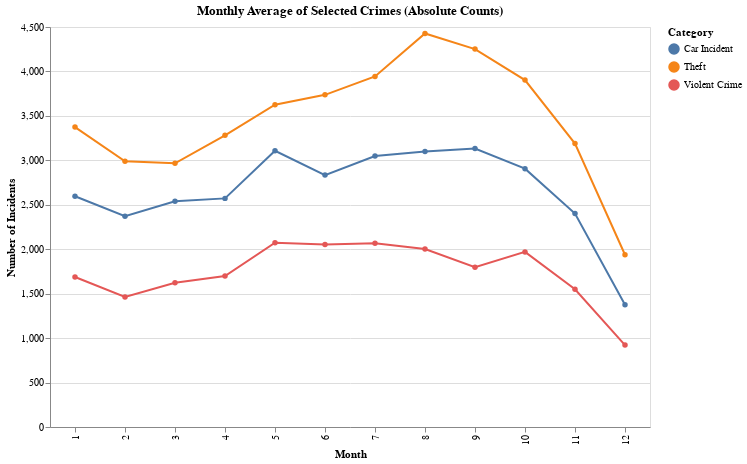

Notebook code for this chart:
### Code cell
# Monthly absolute counts as line graph
chart_monthly = alt.Chart(monthly_count).mark_line(point=True).encode(
    x=alt.X('MONTH:O', title='Month', sort='ascending'),
    y=alt.Y('Count:Q', title='Number of Incidents'),
    color='Category:N',
    tooltip=['MONTH', 'Category', 'Count']
).properties(
    title='Monthly Average of Selected Crimes (Absolute Counts)',
    width=600,
    height=400
)

chart_monthly

### Figure 1 — Vega specification as saved in the notebook (floating-point values rounded to 4 significant figures)
{"$schema": "https://vega.github.io/schema/vega/v5.json", "data": [{"name": "source_0", "values": [{"MONTH": 1, "Category": "Car Incident", "Count": 2596}, {"MONTH": 1, "Category": "Theft", "Count": 3374}, {"MONTH": 1, "Category": "Violent Crime", "Count": 1688}, {"MONTH": 2, "Category": "Car Incident", "Count": 2372}, {"MONTH": 2, "Category": "Theft", "Count": 2989}, {"MONTH": 2, "Category": "Violent Crime", "Count": 1462}, {"MONTH": 3, "Category": "Car Incident", "Count": 2540}, {"MONTH": 3, "Category": "Theft", "Count": 2967}, {"MONTH": 3, "Category": "Violent Crime", "Count": 1622}, {"MONTH": 4, "Category": "Car Incident", "Count": 2572}, {"MONTH": 4, "Category": "Theft", "Count": 3281}, {"MONTH": 4, "Category": "Violent Crime", "Count": 1698}, {"MONTH": 5, "Category": "Car Incident", "Count": 3108}, {"MONTH": 5, "Category": "Theft", "Count": 3626}, {"MONTH": 5, "Category": "Violent Crime", "Count": 2074}, {"MONTH": 6, "Category": "Car Incident", "Count": 2834}, {"MONTH": 6, "Category": "Theft", "Count": 3737}, {"MONTH": 6, "Category": "Violent Crime", "Count": 2052}, {"MONTH": 7, "Category": "Car Incident", "Count": 3048}, {"MONTH": 7, "Category": "Theft", "Count": 3944}, {"MONTH": 7, "Category": "Violent Crime", "Count": 2066}, {"MONTH": 8, "Category": "Car Incident", "Count": 3100}, {"MONTH": 8, "Category": "Theft", "Count": 4427}, {"MONTH": 8, "Category": "Violent Crime", "Count": 2002}, {"MONTH": 9, "Category": "Car Incident", "Count": 3133}, {"MONTH": 9, "Category": "Theft", "Count": 4252}, {"MONTH": 9, "Category": "Violent Crime", "Count": 1798}, {"MONTH": 10, "Category": "Car Incident", "Count": 2906}, {"MONTH": 10, "Category": "Theft", "Count": 3903}, {"MONTH": 10, "Category": "Violent Crime", "Count": 1970}, {"MONTH": 11, "Category": "Car Incident", "Count": 2401}, {"MONTH": 11, "Category": "Theft", "Count": 3189}, {"MONTH": 11, "Category": "Violent Crime", "Count": 1550}, {"MONTH": 12, "Category": "Car Incident", "Count": 1375}, {"MONTH": 12, "Category": "Theft", "Count": 1938}, {"MONTH": 12, "Category": "Violent Crime", "Count": 922}]}, {"name": "data_0", "values": [{"Category": "Car Incident", "Count": 2596, "MONTH": 1}, {"Category": "Theft", "Count": 3374, "MONTH": 1}, {"Category": "Violent Crime", "Count": 1688, "MONTH": 1}, {"Category": "Car Incident", "Count": 2372, "MONTH": 2}, {"Category": "Theft", "Count": 2989, "MONTH": 2}, {"Category": "Violent Crime", "Count": 1462, "MONTH": 2}, {"Category": "Car Incident", "Count": 2540, "MONTH": 3}, {"Category": "Theft", "Count": 2967, "MONTH": 3}, {"Category": "Violent Crime", "Count": 1622, "MONTH": 3}, {"Category": "Car Incident", "Count": 2572, "MONTH": 4}, {"Category": "Theft", "Count": 3281, "MONTH": 4}, {"Category": "Violent Crime", "Count": 1698, "MONTH": 4}, {"Category": "Car Incident", "Count": 3108, "MONTH": 5}, {"Category": "Theft", "Count": 3626, "MONTH": 5}, {"Category": "Violent Crime", "Count": 2074, "MONTH": 5}, {"Category": "Car Incident", "Count": 2834, "MONTH": 6}, {"Category": "Theft", "Count": 3737, "MONTH": 6}, {"Category": "Violent Crime", "Count": 2052, "MONTH": 6}, {"Category": "Car Incident", "Count": 3048, "MONTH": 7}, {"Category": "Theft", "Count": 3944, "MONTH": 7}, {"Category": "Violent Crime", "Count": 2066, "MONTH": 7}, {"Category": "Car Incident", "Count": 3100, "MONTH": 8}, {"Category": "Theft", "Count": 4427, "MONTH": 8}, {"Category": "Violent Crime", "Count": 2002, "MONTH": 8}, {"Category": "Car Incident", "Count": 3133, "MONTH": 9}, {"Category": "Theft", "Count": 4252, "MONTH": 9}, {"Category": "Violent Crime", "Count": 1798, "MONTH": 9}, {"Category": "Car Incident", "Count": 2906, "MONTH": 10}, {"Category": "Theft", "Count": 3903, "MONTH": 10}, {"Category": "Violent Crime", "Count": 1970, "MONTH": 10}, {"Category": "Car Incident", "Count": 2401, "MONTH": 11}, {"Category": "Theft", "Count": 3189, "MONTH": 11}, {"Category": "Violent Crime", "Count": 1550, "MONTH": 11}, {"Category": "Car Incident", "Count": 1375, "MONTH": 12}, {"Category": "Theft", "Count": 1938, "MONTH": 12}, {"Category": "Violent Crime", "Count": 922, "MONTH": 12}]}, {"name": "source_0_x_domain_MONTH_0", "values": [{"MONTH": 1}, {"MONTH": 2}, {"MONTH": 3}, {"MONTH": 4}, {"MONTH": 5}, {"MONTH": 6}, {"MONTH": 7}, {"MONTH": 8}, {"MONTH": 9}, {"MONTH": 10}, {"MONTH": 11}, {"MONTH": 12}]}, {"name": "data_0_x_domain_MONTH_1", "values": [{"MONTH": 1}, {"MONTH": 2}, {"MONTH": 3}, {"MONTH": 4}, {"MONTH": 5}, {"MONTH": 6}, {"MONTH": 7}, {"MONTH": 8}, {"MONTH": 9}, {"MONTH": 10}, {"MONTH": 11}, {"MONTH": 12}]}, {"name": "source_0_color_domain_Category_0", "values": [{"Category": "Car Incident"}, {"Category": "Theft"}, {"Category": "Violent Crime"}]}, {"name": "data_0_color_domain_Category_1", "values": [{"Category": "Car Incident"}, {"Category": "Theft"}, {"Category": "Violent Crime"}]}], "marks": [{"type": "group", "name": "layer_0_pathgroup", "from": {"facet": {"data": "source_0", "name": "faceted_path_layer_0_main", "groupby": ["Category"]}}, "encode": {"update": {"height": {"field": {"signal": null, "datum": null, "group": "height", "parent": null}}, "width": {"field": {"signal": null, "datum": null, "group": "width", "parent": null}}}}, "marks": [{"type": "line", "name": "layer_0_marks", "from": {"data": "faceted_path_layer_0_main"}, "sort": {"field": "x"}, "encode": {"update": {"stroke": {"field": "Category", "scale": "color"}, "tooltip": {"signal": "{\"MONTH\": format(datum[\"MONTH\"], \"\"), \"Category\": isValid(datum[\"Category\"]) ? datum[\"Category\"] : \"\"+datum[\"Category\"], \"Count\": format(datum[\"Count\"], \"\")}"}, "y": {"field": "Count", "scale": "y"}, "defined": {"signal": "isValid(datum[\"Count\"]) && isFinite(+datum[\"Count\"])"}, "x": {"field": "MONTH", "scale": "x"}}}, "style": ["line"]}]}, {"type": "symbol", "name": "layer_1_marks", "from": {"data": "data_0"}, "encode": {"update": {"y": {"field": "Count", "scale": "y"}, "fill": {"field": "Category", "scale": "color"}, "tooltip": {"signal": "{\"MONTH\": format(datum[\"MONTH\"], \"\"), \"Category\": isValid(datum[\"Category\"]) ? datum[\"Category\"] : \"\"+datum[\"Category\"], \"Count\": format(datum[\"Count\"], \"\")}"}, "x": {"field": "MONTH", "scale": "x"}, "opacity": {"value": 1}}}, "style": ["point"]}], "scales": [{"name": "x", "type": "point", "domain": {"fields": [{"data": "source_0_x_domain_MONTH_0", "field": "MONTH"}, {"data": "data_0_x_domain_MONTH_1", "field": "MONTH"}], "sort": true}, "range": [0, {"signal": "width"}], "padding": 0.5}, {"name": "y", "type": "linear", "domain": {"fields": [{"data": "source_0", "field": "Count"}, {"data": "data_0", "field": "Count"}]}, "range": [{"signal": "height"}, 0], "nice": true, "zero": true}, {"name": "color", "type": "ordinal", "domain": {"fields": [{"data": "source_0_color_domain_Category_0", "field": "Category"}, {"data": "data_0_color_domain_Category_1", "field": "Category"}], "sort": true}, "range": "category"}], "axes": [{"scale": "y", "ticks": false, "aria": false, "labels": false, "tickCount": {"signal": "ceil(height/40)"}, "minExtent": 0, "maxExtent": 0, "gridScale": "x", "orient": "left", "domain": false, "zindex": 0, "grid": true}, {"scale": "x", "labelAlign": "right", "title": "Month", "labelAngle": 270, "orient": "bottom", "grid": false, "labelBaseline": "middle", "zindex": 0}, {"scale": "y", "grid": false, "orient": "left", "title": "Number of Incidents", "zindex": 0, "labelOverlap": true, "tickCount": {"signal": "ceil(height/40)"}}], "title": {"text": "Monthly Average of Selected Crimes (Absolute Counts)", "frame": "group"}, "width": 600, "background": "white", "style": "cell", "legends": [{"stroke": "color", "symbolType": "circle", "title": "Category", "fill": "color", "encode": {"symbols": {"update": {"opacity": {"value": 1}}}}}], "height": 400, "padding": 5}
